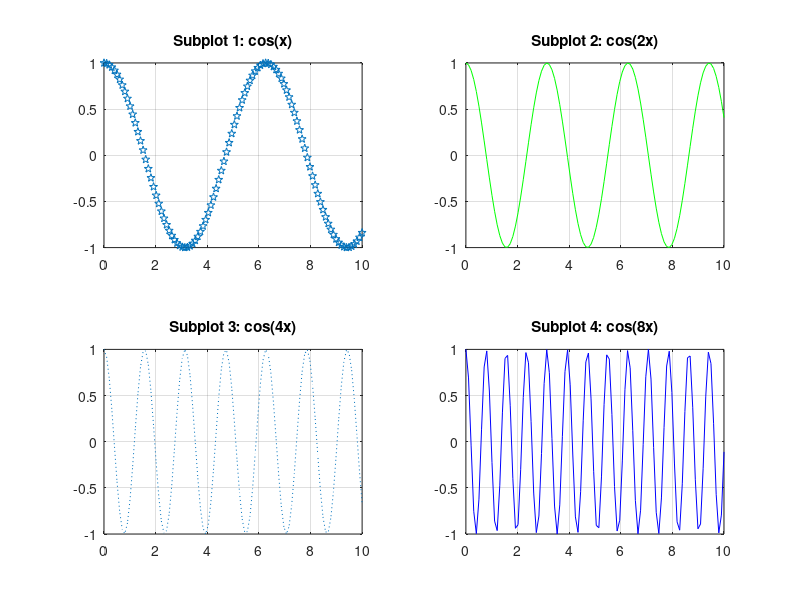

The MATLAB script that drew this image: (Note: this script raises an error after producing the figure.)
subplot(2,2,1)
x = linspace(0,10);
y1 = cos(x);
plot(x,y1, 'p')
title('Subplot 1: cos(x)')
grid
ln.MarkerEdgeColor = 'b';

subplot(2,2,2)
y2 = cos(2*x);
plot(x,y2, 'g')
title('Subplot 2: cos(2x)')
grid
subplot(2,2,3)
y3 = cos(4*x);
plot(x,y3, ':')
title('Subplot 3: cos(4x)')
grid
subplot(2,2,4)
y4 = cos(8*x);
plot(x,y4, 'b') 
title('Subplot 4: cos(8x)')
grid
sgtitle (' Nathans Graph')